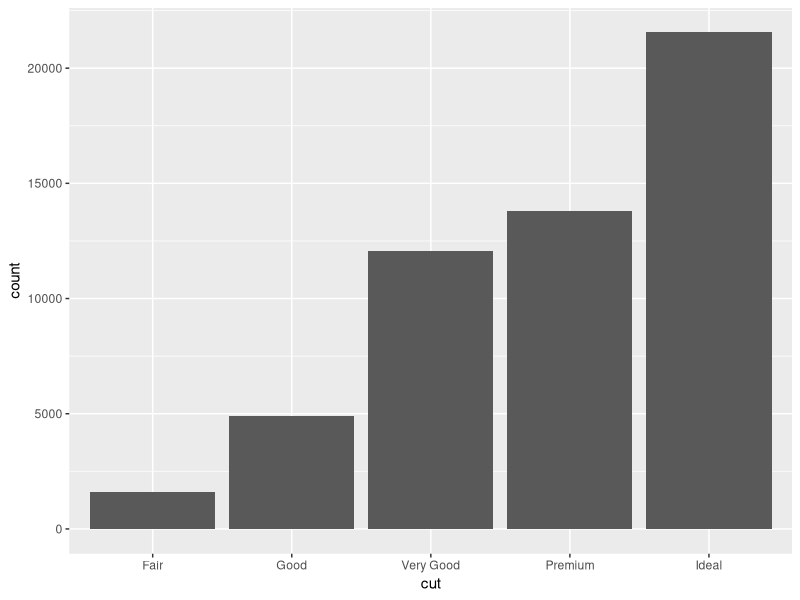
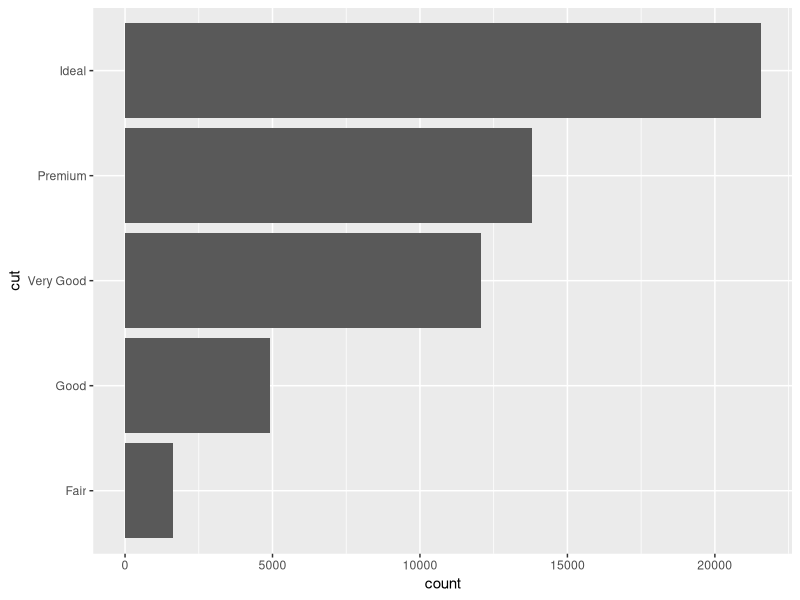
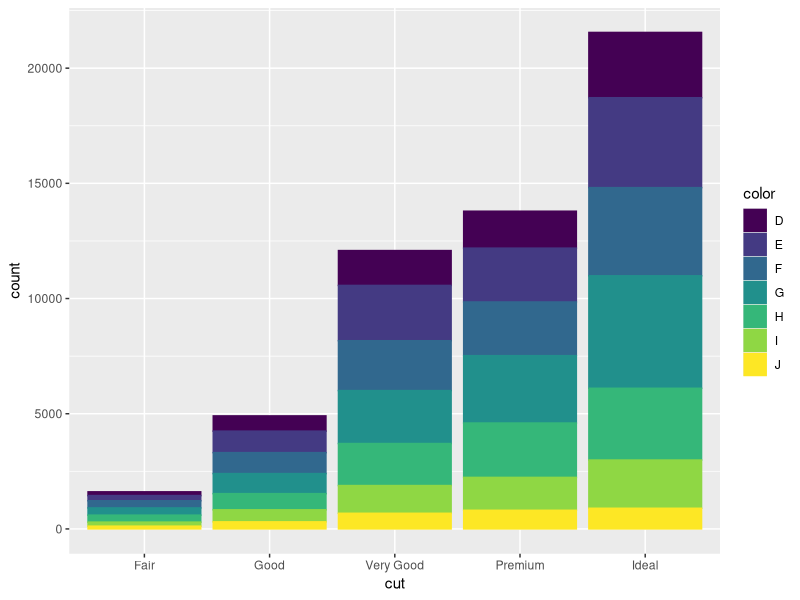
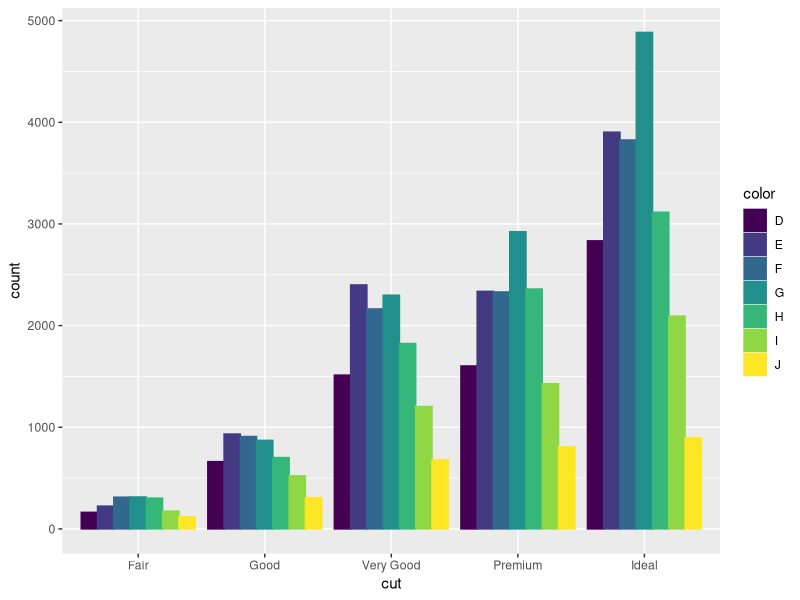
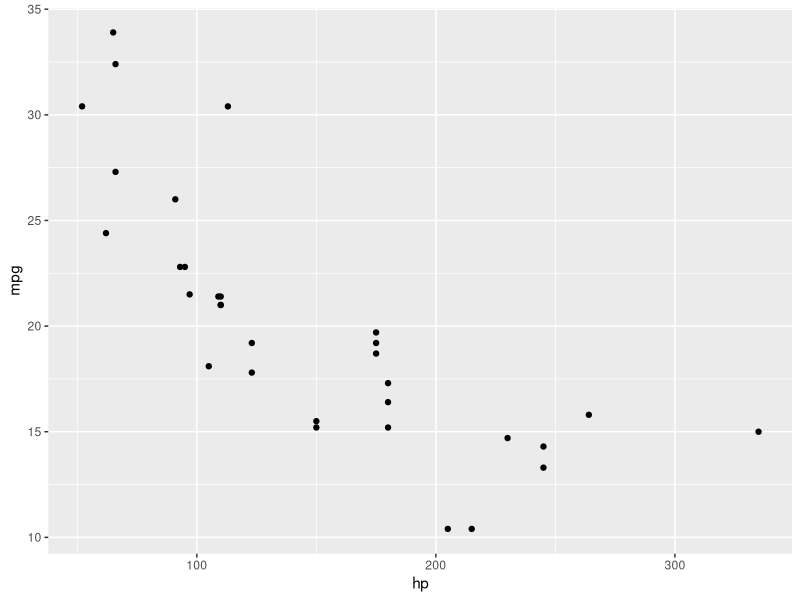
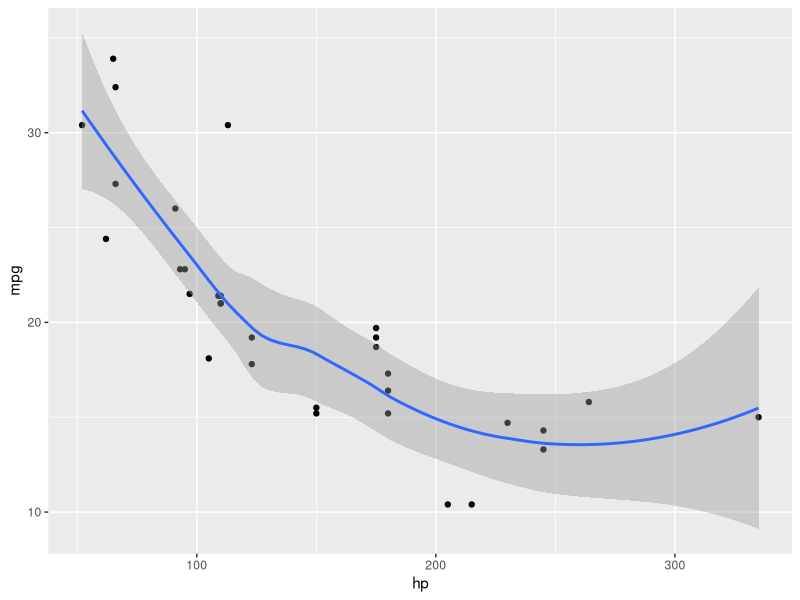
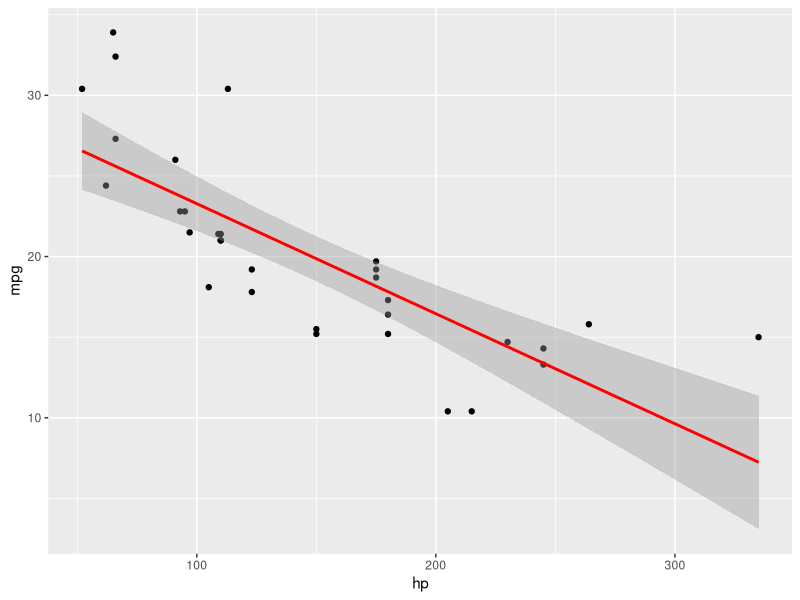
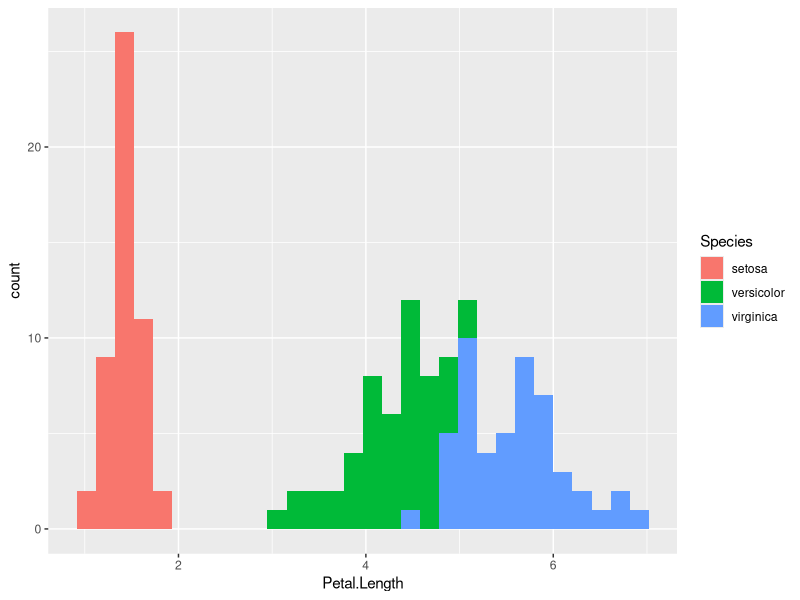

Here is the R script that generated these plots, in order:
# Class 4 ggplot2 Examples

require(ggplot2)
require(dplyr)
require(tibble)
require(reshape2)

diamonds <- diamonds
mtcars <- mtcars %>%
  rownames_to_column()
iris <- iris
starwars <- starwars
airquality <- airquality %>%
  mutate(Date = as.Date(paste0("1973-", Month, "-", Day)))

# Basic bar chart
ggplot(diamonds, aes(x=cut)) + 
  geom_bar()

# Flipped bar chart  coordinates
ggplot(diamonds, aes(x=cut)) + 
  geom_bar() +
  coord_flip()

# Stacked Bar
ggplot(diamonds, aes(x=cut, colour = color, fill = color)) +
  geom_bar()

# Unstacked Bar
ggplot(diamonds, aes(x=cut, colour = color, fill = color)) +
  geom_bar(position = "dodge")

# Basic Scatter Plot
ggplot(mtcars, aes(x = hp, y = mpg)) + 
  geom_point()

# Show possible correlation
ggplot(mtcars, aes(x = hp, y = mpg)) + 
  geom_point() + 
  geom_smooth()

# Linear
ggplot(mtcars, aes(x = hp, y = mpg)) + 
  geom_point() + 
  geom_smooth(color = "red", method = "lm")

# Histogram
ggplot(iris, aes(x = Petal.Length, fill = Species)) +
  geom_histogram()

# Geom Density
ggplot(iris, aes(x = Sepal.Length)) +
  geom_density(fill = "green", alpha = .6)

# Geom Density by Species
ggplot(iris, aes(x = Sepal.Length, fill = Species)) +
  geom_density(alpha = .6)

# Box Plot
ggplot(starwars, aes(x = species, y = height)) + 
  geom_boxplot()

# Violin
ggplot(starwars, aes(x = gender, y = mass, fill = gender)) +
  geom_violin()

# Violin with quantiles
ggplot(starwars, aes(x = gender, y = mass, fill = gender)) +
  geom_violin(draw_quantiles = c(.25, .5, .75))

# Timeseries
ggplot(airquality, aes(x=Date, y = Wind)) +
  geom_line() +
  geom_point()

# Multiple Time Series
ggplot(airquality, aes(x=Date)) +
  geom_line(aes(y = Wind), color = "blue") +
  geom_line(aes(y = Temp), color = "red")

# Alternative
m.aq <- melt(airquality, id = "Date") %>%
  filter(variable %in% c("Wind", "Temp"))

ggplot(m.aq, aes(x=Date, y=value, color = variable)) +
  geom_point() +
  geom_line()

# Adding Labels
ggplot(m.aq, aes(x=Date, y=value, color = variable)) +
  geom_point() +
  geom_line() +
  xlab("Date") +
  ylab("Wind: mph / Temp: degrees F") +
  labs(color = "Measurement", caption = "Source: National Weather Service") +
  ggtitle("Observed Wind and Temperature", subtitle = "New York City 1973")

# Colors
ggplot(starwars, aes(x = gender, y = mass, fill = gender)) +
  geom_violin(draw_quantiles = c(.25, .5, .75)) +
  scale_fill_brewer(palette = "Set1")

# Themes
ggplot(m.aq, aes(x=Date, y=value, color = variable)) +
  geom_point() +
  geom_line() +
  scale_color_brewer(palette = "Set1") +
  xlab("Date") +
  ylab("Wind: mph / Temp: degrees F") +
  labs(color = "Measurement", caption = "Source: National Weather Service") +
  ggtitle("Observed Wind and Temperature", subtitle = "New York City 1973")

# Customt ggplot theme
custom_theme <- theme(
                      line = element_line(colour = "black", size = 0.5, 
                                          linetype = 1, lineend = "butt"), 
                      rect = element_rect(fill = "white", colour = "black",
                                          size = 0.5, linetype = 1),
                      text = element_text(family = "", face = "plain",
                                          colour = "black", size = 11,
                                          lineheight = 0.9,  hjust = 0.5,
                                          vjust = 0.5, angle = 0, 
                                          margin = margin(), debug = FALSE), 
                      
                      axis.line = element_blank(), 
                      axis.text = element_text(size = rel(0.8), colour = "grey30"),
                      axis.text.x = element_text(margin = margin(t = 0.8*5.5/2), 
                                                 vjust = 1), 
                      axis.text.y = element_text(margin = margin(r = 0.8*5.5/2),
                                                 hjust = 1),
                      axis.ticks = element_line(colour = "grey20"), 
                      axis.ticks.length = unit(5.5/2, "pt"), 
                      axis.title.x = element_text(margin = margin(t = 0.8 * 5.5,
                                                                  b = 0.8 * 5.5/2)),
                      axis.title.y = element_text(angle = 90, 
                                                  margin = margin(r = 0.8 * 5.5,
                                                                  l = 0.8 * 5.5/2)),
                      
                      legend.background = element_rect(colour = NA), 
                      legend.spacing = unit(0.2, "cm"), 
                      legend.key = element_rect(fill = "grey95", colour = "white"),
                      legend.key.size = unit(1.2, "lines"), 
                      legend.key.height = NULL,
                      legend.key.width = NULL, 
                      legend.text = element_text(size = rel(0.8)),
                      legend.text.align = NULL,
                      legend.title = element_text(hjust = 0), 
                      legend.title.align = NULL, 
                      legend.position = "right", 
                      legend.direction = NULL,
                      legend.justification = "center", 
                      legend.box = NULL, 
                      
                      panel.background = element_rect(fill = "white"),
                      panel.grid.major = element_line(colour = "grey", size=0.5, linetype="dashed"),
                      panel.border = element_rect(fill=NA, color="grey", size=0.5, linetype="solid"),
                      panel.grid.minor = element_line(size = 0.25, linetype = 'solid', colour = "white"),
                      panel.spacing = unit(5.5, "pt"), panel.margin.x = NULL, 
                      panel.spacing.y = NULL, panel.ontop = FALSE, 
                      
                      strip.background = element_rect(fill = "grey85", colour = NA),
                      strip.text = element_text(colour = "grey10", size = rel(0.8)),
                      strip.text.x = element_text(margin = margin(t = 5.5,
                                                                  b = 5.5)), 
                      strip.text.y = element_text(angle = -90, 
                                                  margin = margin(l = 5.5, 
                                                                  r = 5.5)),
                      strip.switch.pad.grid = unit(0.1, "cm"),
                      strip.switch.pad.wrap = unit(0.1, "cm"), 
                      
                      plot.background = element_rect(colour = "white"), 
                      plot.title = element_text(size = rel(1.2), 
                                                margin = margin(b = 5.5 * 1.2)),
                      plot.margin = margin(5.5, 5.5, 5.5, 5.5),
                      complete = TRUE)

# Rest of our themes will use this
theme_set(custom_theme)

# Themes
ggplot(m.aq, aes(x=Date, y=value, color = variable)) +
  geom_point() +
  geom_line() +
  scale_color_brewer(palette = "Set1") +
  xlab("Date") +
  ylab("Wind: mph / Temp: degrees F") +
  labs(color = "Measurement", caption = "Source: National Weather Service") +
  ggtitle("Observed Wind and Temperature", subtitle = "New York City 1973")
